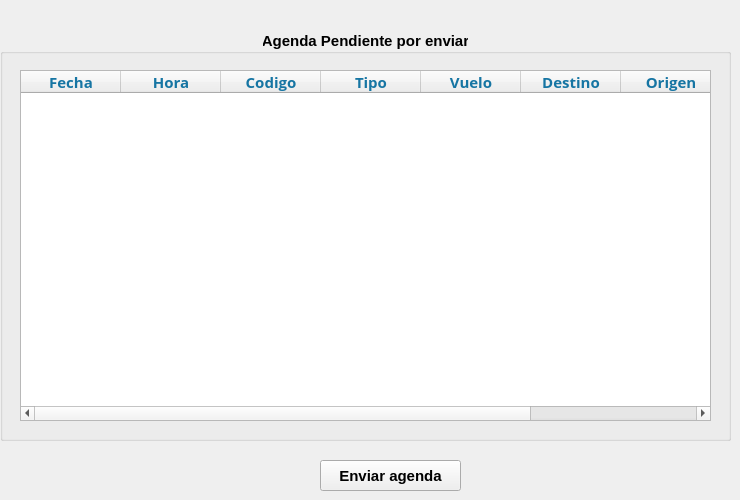
       <widget class="QWidget" name="pg_agendaPendiente_6">
        <widget class="QGroupBox" name="groupBox_40">
         <property name="geometry">
          <rect>
           <x>0</x>
           <y>30</y>
           <width>731</width>
           <height>411</height>
          </rect>
         </property>
         <property name="font">
          <font>
           <family>Nirmala UI</family>
           <pointsize>11</pointsize>
           <weight>75</weight>
           <bold>true</bold>
          </font>
         </property>
         <property name="title">
          <string>Agenda Pendiente por enviar</string>
         </property>
         <property name="alignment">
          <set>Qt::AlignCenter</set>
         </property>
         <widget class="QTableWidget" name="tb_vistaAerolinea_12">
          <property name="geometry">
           <rect>
            <x>20</x>
            <y>40</y>
            <width>691</width>
            <height>351</height>
           </rect>
          </property>
          <property name="font">
           <font>
            <family>Open Sans</family>
            <weight>1</weight>
            <italic>false</italic>
            <bold>false</bold>
           </font>
          </property>
          <property name="styleSheet">
           <string notr="true">color : rgb(0,0,0);
font: 9 pt &quot;Open Sans&quot;</string>
          </property>
          <column>
           <property name="text">
            <string>Fecha</string>
           </property>
           <property name="font">
            <font>
             <family>Nirmala UI</family>
             <pointsize>11</pointsize>
             <weight>75</weight>
             <bold>true</bold>
            </font>
           </property>
           <property name="foreground">
            <brush brushstyle="SolidPattern">
             <color alpha="255">
              <red>22</red>
              <green>117</green>
              <blue>163</blue>
             </color>
            </brush>
           </property>
          </column>
          <column>
           <property name="text">
            <string>Hora</string>
           </property>
           <property name="font">
            <font>
             <family>Nirmala UI</family>
             <pointsize>11</pointsize>
             <weight>75</weight>
             <bold>true</bold>
            </font>
           </property>
           <property name="foreground">
            <brush brushstyle="SolidPattern">
             <color alpha="255">
              <red>22</red>
              <green>117</green>
              <blue>163</blue>
             </color>
            </brush>
           </property>
          </column>
          <column>
           <property name="text">
            <string>Codigo</string>
           </property>
           <property name="font">
            <font>
             <family>Nirmala UI</family>
             <pointsize>11</pointsize>
             <weight>75</weight>
             <bold>true</bold>
            </font>
           </property>
           <property name="foreground">
            <brush brushstyle="SolidPattern">
             <color alpha="255">
              <red>22</red>
              <green>117</green>
              <blue>163</blue>
             </color>
            </brush>
           </property>
          </column>
          <column>
           <property name="text">
            <string>Tipo</string>
           </property>
           <property name="font">
            <font>
             <family>Nirmala UI</family>
             <pointsize>11</pointsize>
             <weight>75</weight>
             <bold>true</bold>
            </font>
           </property>
           <property name="foreground">
            <brush brushstyle="SolidPattern">
             <color alpha="255">
              <red>22</red>
              <green>117</green>
              <blue>163</blue>
             </color>
            </brush>
           </property>
          </column>
          <column>
           <property name="text">
            <string>Vuelo</string>
           </property>
           <property name="font">
            <font>
             <family>Nirmala UI</family>
             <pointsize>11</pointsize>
             <weight>75</weight>
             <bold>true</bold>
            </font>
           </property>
           <property name="foreground">
            <brush brushstyle="SolidPattern">
             <color alpha="255">
              <red>22</red>
              <green>117</green>
              <blue>163</blue>
             </color>
            </brush>
           </property>
          </column>
          <column>
           <property name="text">
            <string>Destino</string>
           </property>
           <property name="font">
            <font>
             <family>Nirmala UI</family>
             <pointsize>11</pointsize>
             <weight>75</weight>
             <bold>true</bold>
            </font>
           </property>
           <property name="foreground">
            <brush brushstyle="SolidPattern">
             <color alpha="255">
              <red>22</red>
              <green>117</green>
              <blue>163</blue>
             </color>
            </brush>
           </property>
          </column>
          <column>
           <property name="text">
            <string>Origen</string>
           </property>
           <property name="font">
            <font>
             <family>Nirmala UI</family>
             <pointsize>11</pointsize>
             <weight>75</weight>
             <bold>true</bold>
            </font>
           </property>
           <property name="foreground">
            <brush brushstyle="SolidPattern">
             <color alpha="255">
              <red>22</red>
              <green>117</green>
              <blue>163</blue>
             </color>
            </brush>
           </property>
          </column>
          <column>
           <property name="text">
            <string>Estado</string>
           </property>
           <property name="font">
            <font>
             <family>Nirmala UI</family>
             <pointsize>11</pointsize>
             <weight>75</weight>
             <bold>true</bold>
            </font>
           </property>
           <property name="foreground">
            <brush brushstyle="SolidPattern">
             <color alpha="255">
              <red>22</red>
              <green>117</green>
              <blue>163</blue>
             </color>
            </brush>
           </property>
          </column>
         </widget>
        </widget>
        <widget class="QPushButton" name="bt_agregar_avion_11">
         <property name="geometry">
          <rect>
           <x>320</x>
           <y>460</y>
           <width>141</width>
           <height>31</height>
          </rect>
         </property>
         <property name="font">
          <font>
           <family>Nirmala UI</family>
           <pointsize>11</pointsize>
           <weight>75</weight>
           <bold>true</bold>
          </font>
         </property>
         <property name="cursor">
          <cursorShape>PointingHandCursor</cursorShape>
         </property>
         <property name="styleSheet">
          <string notr="true">QPushButton:hover
{
	border-style: solid;
   	background-color:#bbdefb;

}

QPushButton:pressed
{
	background-color:#0069c0;
}</string>
         </property>
         <property name="text">
          <string>Enviar agenda</string>
         </property>
         <property name="iconSize">
          <size>
           <width>40</width>
           <height>50</height>
          </size>
         </property>
         <property name="flat">
          <bool>false</bool>
         </property>
        </widget>
       </widget>
